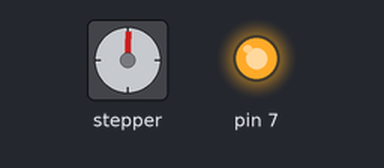
A sketch run on a simulated Arduino Uno, built with avr-gcc and run on an emulated ATmega328P. Shown: stepper motor, output pins drawn as LEDs (lit = HIGH). Stepper angles assume 200 steps per turn; what the sketch prints to the serial monitor is not drawn.

Above: at 0.05 s.
At 0.5 s:
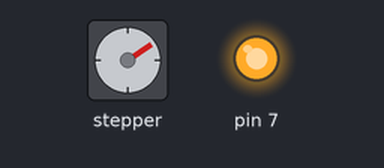
At 1.0 s:
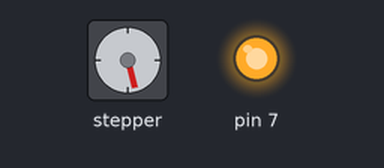
At 2.0 s:
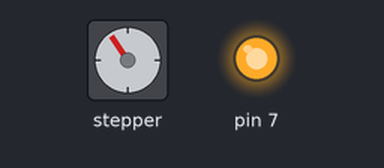
Timing chart, 0 to 5.2 s (numbered marks = the images above):
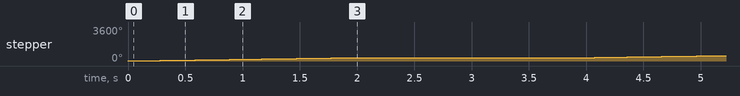

Measured:
- by itself, stepper: turns 360° clockwise in 2.0 s, repeating every 4.0 s

The sketch:

stepper_oneRevolution.ino
```cpp
/*
 Stepper Motor Control - one revolution

 This program drives a unipolar or bipolar stepper motor.
 The motor is attached to digital pins 8 - 11 of the Arduino.

 The motor should revolve one revolution in one direction, then
 one revolution in the other direction.


 Created 11 Mar. 2007
 Modified 30 Nov. 2009
 by Tom Igoe

 */

#include <Stepper.h>

const int stepsPerRevolution = 200;  // change this to fit the number of steps per revolution
                                     // for your motor

// initialize the stepper library on pins 8 through 11:
Stepper myStepper(stepsPerRevolution, 8,9,10,11);

void setup() {
  // set the speed at 60 rpm:
  myStepper.setSpeed(30);
  pinMode(7, OUTPUT);
  digitalWrite(7, HIGH);
  // initialize the serial port:
  Serial.begin(9600);
}

void loop() {
  // step one revolution  in one direction:
   Serial.println("clockwise");
  myStepper.step(stepsPerRevolution);
  delay(2000);

//   // step one revolution in the other direction:
//  Serial.println("counterclockwise");
//  myStepper.step(-stepsPerRevolution);
//  delay(500);
}
```
